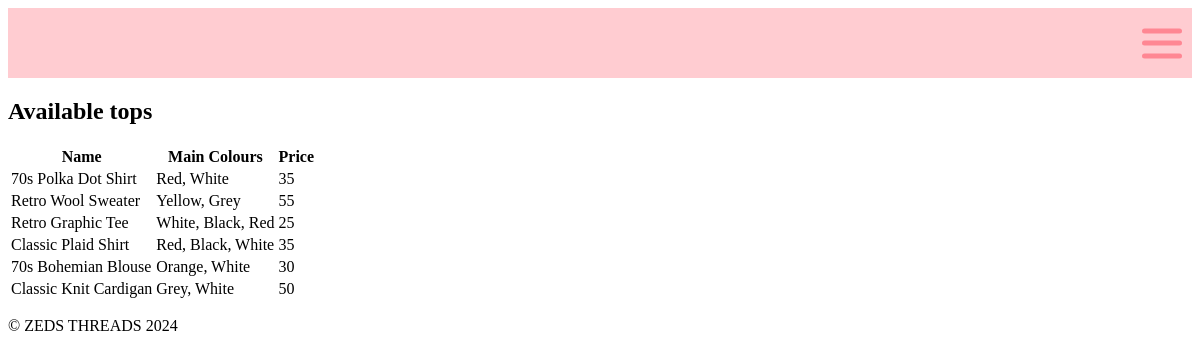
Screenshot of /tops.html with the database file from the repository.
### tables this page shows
CREATE TABLE clothing_data (id INTEGER PRIMARY KEY, name TEXT (0, 100), main_colours TEXT (1, 100), price NUMERIC (1, 5), cat_id NUMERIC REFERENCES clothing_catergory (catergoryid));

### main.py (the view)
@app.route('/tops.html')
def render_tops():
    con = create_connection(DATABASE)
    if con:
        query = "SELECT name, main_colours, price FROM clothing_data WHERE cat_id = 4"
        cur = con.cursor()
        cur.execute(query)
        clothing_list = cur.fetchall()
        con.close()
        if clothing_list:
            return render_template('tops.html', clothing=clothing_list)
        else:
            return render_template('tops.html', clothing=[], message="No top items found.")
    else:
        return "Error"

### main.py (called while the page is built)
def create_connection(db_file):
    try:
        connection = sqlite3.connect(db_file)
        return connection
    except Error as e:
        print(e)
    return None

### templates/tops.html (shortened to what this page needs)
{% extends "base.html" %}
{% block main %}
<h2>Available tops</h2>
<table>
    <tr>
        <th>Name</th>
        <th>Main Colours</th>
        <th>Price</th>
    </tr>
    {% for item in clothing %}
    <tr>
        <td>{{ item[0] }}</td>
        <td>{{ item[1] }}</td>
        <td>{{ item[2] }}</td>
    </tr>
    {% endfor %}
</table>
{% endblock %}

### rows the page displays
clothing_data: name "70s Polka Dot Shirt", main_colours "Red, White", price "35"
clothing_data: name "Retro Wool Sweater", main_colours "Yellow, Grey", price "55"
clothing_data: name "Retro Graphic Tee", main_colours "White, Black, Red", price "25"
clothing_data: name "Classic Plaid Shirt", main_colours "Red, Black, White", price "35"
clothing_data: name "70s Bohemian Blouse", main_colours "Orange, White", price "30"
clothing_data: name "Classic Knit Cardigan", main_colours "Grey, White", price "50"
